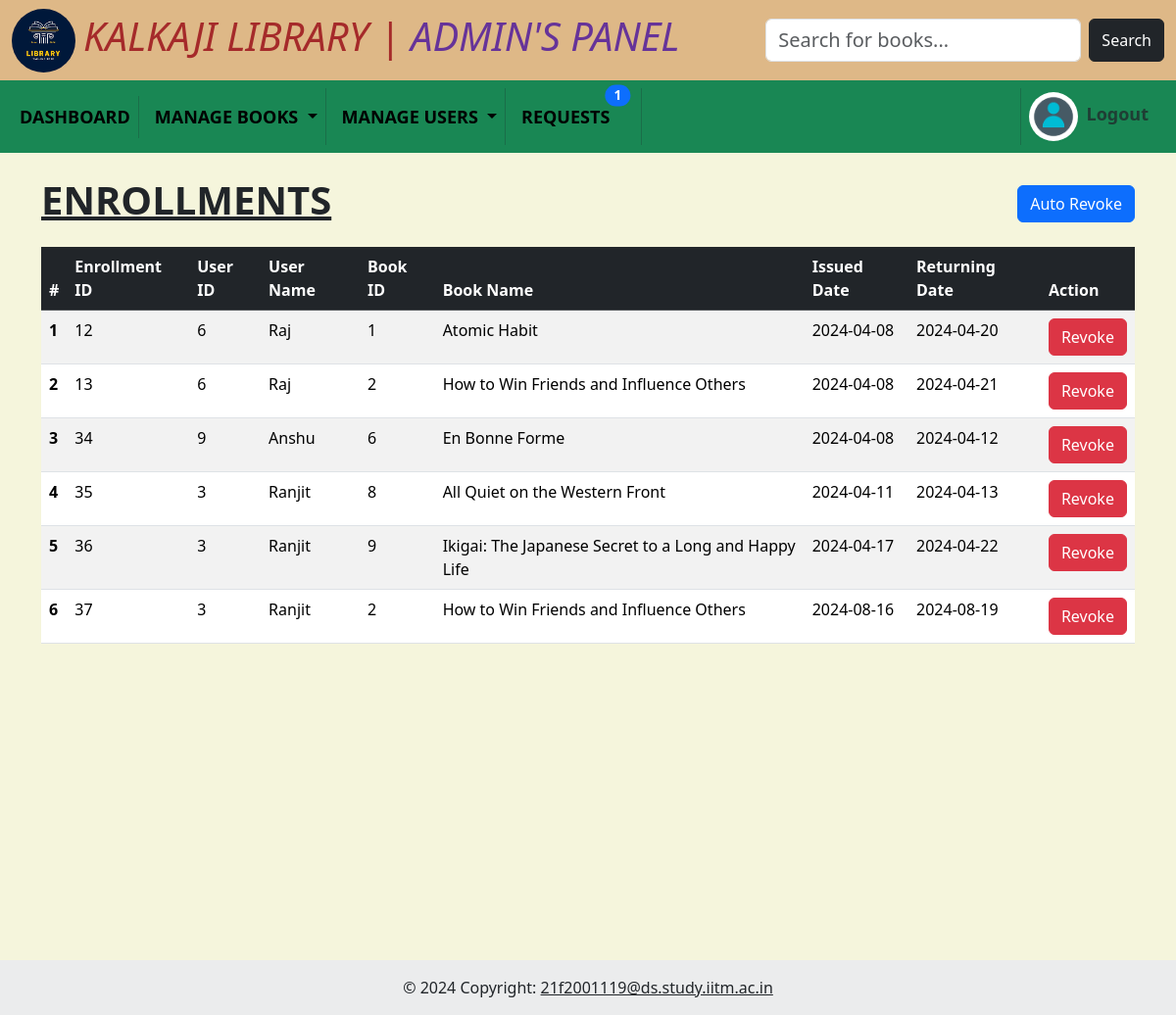
The app's page /enrolls (signed in), older data.
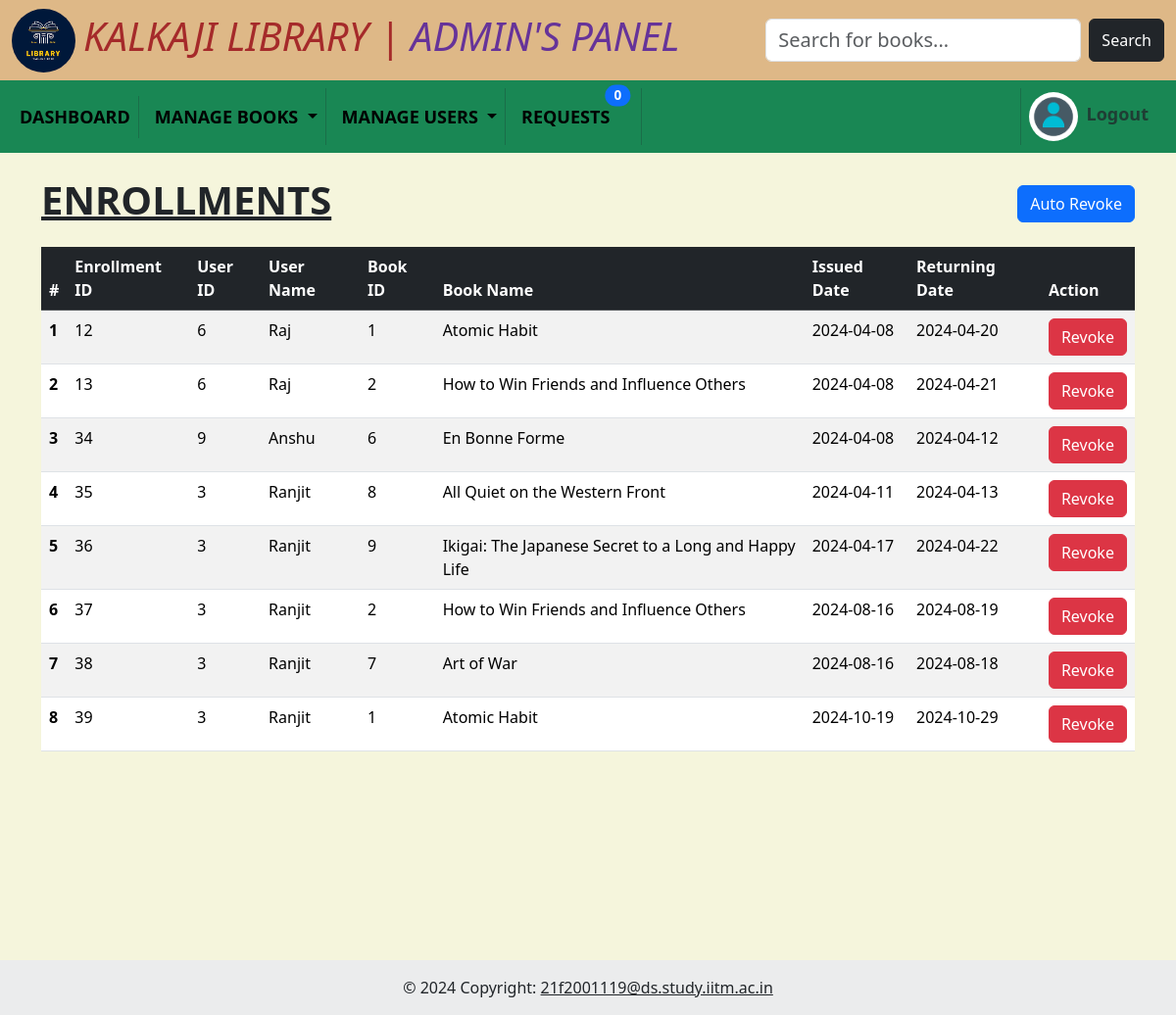
The same page, newer data.
### models/model.py (models this page shows)
class Enrollments(db.Model):
    __tablename__ = "enrollments"
    id = db.Column(db.Integer, autoincrement=True, primary_key=True)
    user_id = db.Column(db.Integer, db.ForeignKey("user.id"), nullable=False)
    book_id = db.Column(db.Integer, db.ForeignKey("book.id"), nullable=False)
    user = db.relationship("User", back_populates="enrollments")
    book = db.relationship("Book", back_populates="enrollments")
    issue_date = db.Column(db.Date)
    return_date = db.Column(db.Date)
    __table_args__ = (db.UniqueConstraint('user_id', 'book_id'),)

class User(db.Model):
    __tablename__ = "user"
    id = db.Column(db.Integer, autoincrement=True, primary_key=True)
    name = db.Column(db.String, nullable=False)
    email = db.Column(db.String, unique=True)
    password = db.Column(db.String)
    enrollments = db.relationship("Enrollments", back_populates="user")

class Book(db.Model):
    __tablename__ = "book"
    id = db.Column(db.Integer, autoincrement=True, nullable=False, primary_key=True)
    isbn = db.Column(db.Integer, unique=True, nullable=False)
    name = db.Column(db.String, nullable=False)
    content = db.Column(db.String)
    author_name = db.Column(db.String)
    section = db.Column(db.Integer, db.ForeignKey("sections.id"), nullable=False)
    language = db.Column(db.String)
    date_added = db.Column(db.Date)
    rating = db.Column(db.Integer)
    enrollments = db.relationship("Enrollments", back_populates="book")
    ratings = db.relationship("Rating", backref="book")
    sections = db.relationship('Sections', backref='books')

### controllers/enrollments.py (the view)
@app.route("/enrolls")
def enrolls():
    enrolls  = Enrollments.query.all()
    return render_template("admin/enrolls.html", enrolls=enrolls)

### controllers/admin.py (called while the page is built)
@app.before_request
def before_req():
    if "admin" not in session and request.endpoint in admin_routes:
        return redirect("/admin_login")
    elif "user_id" not in session and request.endpoint in user_routes:
        return redirect("/user_login")

### controllers/index.py (called while the page is built)
@app.context_processor
def inject_admin():
    admin1 = 1
    admin0 = 0
    req = Book_req.query.all()
    msg = Messages.query.filter_by(user_id=session.get('user_id')).all()
    return dict(admin1=admin1, admin0=admin0, req=len(req), msg=len(msg))

### templates/admin/enrolls.html
{% include 'admin/layout.html' %}
<div class="container mt-4 min-vh-100">
    <div class="me-auto d-flex justify-content-between align-items-center mb-3">
        <h1 class="fw-bold text-uppercase text-decoration-underline">Enrollments</h1>
        <a href="/auto_revoke" class="btn btn-primary">Auto Revoke</a>
    </div>
    <table class="table table-striped table-hover">
        <thead class="table-dark">
            <tr>
                <th scope="col">#</th>
                <th scope="col">Enrollment ID</th>
                <th scope="col">User ID</th>
                <th scope="col">User Name</th>
                <th scope="col">Book ID</th>
                <th scope="col">Book Name</th>
                <th scope="col">Issued Date</th>
                <th scope="col">Returning Date</th>
                <th scope="col">Action</th>
            </tr>
        </thead>
        <tbody>
            {% for enroll in enrolls %}
            <tr>
                <th scope="row">{{ loop.index }}</th>
                <td>{{enroll.id}}</td>
                <td>{{enroll.user_id}}</td>
                <td>{{enroll.user.name}}</td>
                <td>{{enroll.book_id}}</td>
                <td>{{enroll.book.name}}</td>
                <td>{{enroll.issue_date}}</td>
                <td>{{enroll.return_date}}</td>
                <td>
                    <a href="/revoke/{{ enroll.id }}" class="btn btn-danger">Revoke</a>
                </td>
            </tr>
            {% endfor %}
        </tbody>
    </table>
</div>
{% include 'footer.html' %}

### templates/admin/layout.html (shortened to what this page needs)
<!DOCTYPE html>
<html lang="en">
<head>
  <link href="https://cdn.jsdelivr.net/npm/bootstrap@5.3.2/dist/css/bootstrap.min.css" rel="stylesheet"
 />
  <link rel="stylesheet" href="../static/global.css" />
</head>
<body>
  <nav class="navbar navbar-expand-lg heading">
    <div class="container-fluid">
      <a href="/dashboard">
        <img src="../static/library.png" alt="library" class="library-logo me-2" />
      </a>
      <a class="navbar-brand" href="/dashboard">
        <h1 style="font-style: italic; color: brown">KALKAJI LIBRARY | <span style="color: rebeccapurple;">ADMIN'S
            PANEL</span></h1>
      </a>
      <div class="collapse navbar-collapse" id="navbarSupportedContent">
        <form class="d-flex ms-auto" role="search" action="/search" method="POST">
          <input class="form-control me-2" name="search" type="search" placeholder="Search for books..." />
          <button class="btn btn-dark" type="submit">Search</button>
        </form>
      </div>
    </div>
  </nav>
  <nav class="navbar navbar-expand-lg bg-success">
    <div class="container-fluid">
      <div class="collapse navbar-collapse justify-content-center" id="navbarSupportedContent">
        <ul class="navbar-nav mb-lg-0">
          <li class="nav-item">
            <a class="nav-link active" aria-current="page" href="/dashboard">DASHBOARD</a>
          </li>
          <li class="nav-item dropdown">
            <a class="nav-link active dropdown-toggle" href="#" role="button" data-bs-toggle="dropdown"
              aria-expanded="false">
              MANAGE BOOKS
            </a>
          </li>
        </ul>
        <ul class="navbar-nav mb-lg-0">
          <li class="nav-item dropdown">
            <a class="nav-link active dropdown-toggle" href="#" role="button" data-bs-toggle="dropdown"
              aria-expanded="false">
              MANAGE USERS
            </a>
          </li>
        </ul>
        <ul class="navbar-nav mb-lg-0">
          <li class="nav-item dropdown">
            <a class="nav-link active" href="/requests" role="button">REQUESTS<span class="position-absolute top-0 start-100 translate-middle badge rounded-pill bg-primary">{{req}}</span></a>
          </li>
        </ul>
        <ul class="navbar-nav ms-2 mb-lg-0">
          <li class="nav-item">
            <img src="../../static/admin.png" alt="Photo" class="user-img me-1 my-1" />
            {% block content %}
            <a class="navbar-brand text-muted" href="/logout/{{ admin1 }}">Logout </a>
            {% endblock %}
          </li>
        </ul>
      </div>
    </div>
  </nav>

### templates/footer.html (shortened to what this page needs)
  <footer class="bg-body-tertiary text-center text-lg-start">
    <div class="text-center p-3" style="background-color: rgba(0, 0, 0, 0.05);">
      © 2024 Copyright:
      <a class="text-body" href="mailto:21f2001119@ds.study.iitm.ac.in">21f2001119@ds.study.iitm.ac.in</a>
    </div>
  </footer>
</body>
</html>

### static/global.css (style rules this page uses)
body { background-color: beige; }
.user-img { width: 50px; border-radius: 100%; }
.library-logo { width: 65px; border-radius: 100%; }
.heading { background-color: burlywood; }
.form-control { font-size: 20px; }
.navbar-nav .nav-link, .navbar-brand, .dropdown-menu a { font-size: 18px; font-weight: bold; }

Row changes from the older to the newer data that the page shows:
added Enrollments: id "38", user_id "3", user.name "Ranjit", book_id "7", book.name "Art of War", issue_date "2024-08-16", return_date "2024-08-18"
added Enrollments: id "39", user_id "3", user.name "Ranjit", book_id "1", book.name "Atomic Habit", issue_date "2024-10-19", return_date "2024-10-29"
Text that changed along with them:
{{ req }}: "1" → "0"
